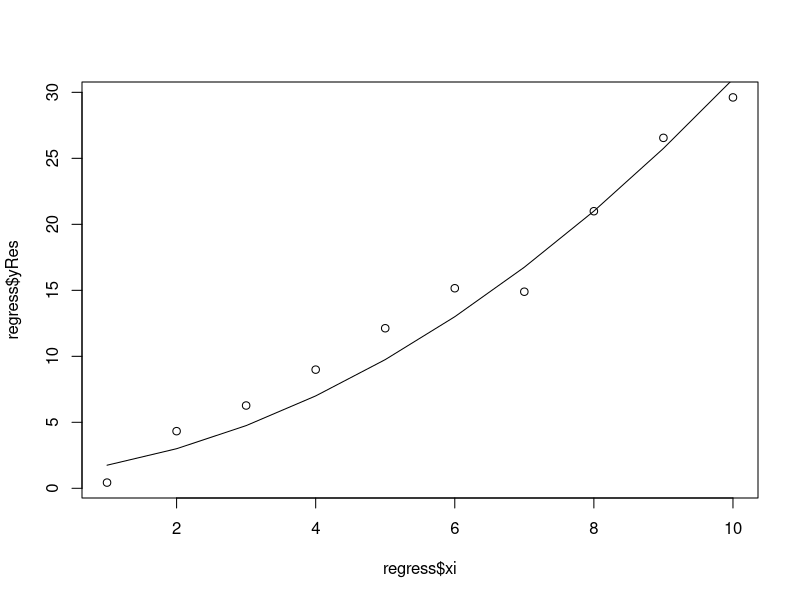
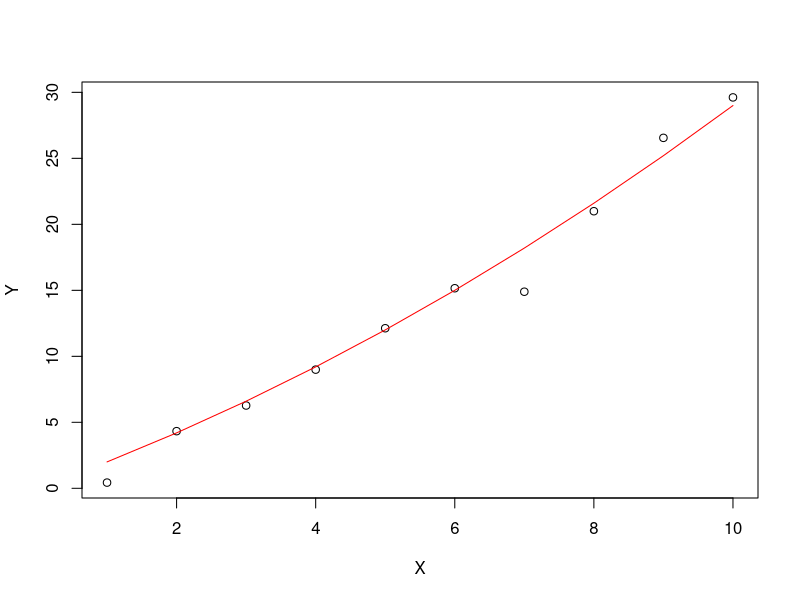

Source code (R) for these figures, in order:
## ---- chunk 1
knitr::opts_chunk$set(echo = TRUE)
library(tidyverse)
## ---- chunk 2
# create data

realA=11.2
realB=3.1
realC=1.89

modFunc<-function(x,A=1,B=1,C=1){
  yPrd = A + B*x + C*x^2
  return(yPrd)
} #function to run the model (excludes process error, no w)

dat<-data.frame(xVals=seq(1,50,by=2))%>%
  mutate(yObs=modFunc(xVals,A=realA,B=realB,C=realC)+runif(1,min = -5,max = 5)) # create "observed Y" by running the model with "real" values and adding in random values for w

# set ranges for A, B, C

Amin=5
Amax=15

Bmin=0
Bmax=5

Cmin=0
Cmax=3

# set step increment
stpA=0.25
stpB=0.5
stpC=0.1

## ---- chunk 3

Avec=seq(Amin,Amax,by=stpA)
Bvec=seq(Bmin,Bmax,by=stpB)
Cvec=seq(Cmin,Cmax,by=stpC)

# Avec=seq(1,5,by=1)
# Bvec=seq(1,10,by=2)
# Cvec=seq(1,2,by=0.1)

srchAry<-array(data=0, dim=c(length(Avec),
                              length(Bvec),
                              length(Cvec)))


for(k in 1:length(Cvec)){
  cIn<-Cvec[k]
  for(j in 1:length(Bvec)){
    bIn<-Bvec[j]
    for(i in 1:length(Avec)){
      aIn<-Avec[i]
      # print(c(aIn,bIn,cIn))
      # print(c(i,j,k))
        iDat<-dat %>%
          mutate(yPred=sapply(dat$xVals,function(x) modFunc(x,aIn,bIn,cIn)))%>%
          mutate(ssqi=(yPred-yObs)^2)#%>%
         
        srchAry[i,j,k]<-sum(iDat$ssqi)
    }
  }
}

minSSQ<-which(srchAry==min(srchAry),arr.ind = T)
Aest<-Avec[minSSQ[1]]
Best<-Bvec[minSSQ[2]]
Cest<-Cvec[minSSQ[3]]
print(c(Aest,Best,Cest))

ssq<-srchAry[minSSQ]
ssq
## ---- chunk 4
mod1<-lm(dat$yObs~poly(dat$xVals,degree=2,raw=T))

summary(mod1)
## ---- chunk 5
A=1#12
B=0.5#3
C=0.25#0.5

n=10#20

Wi=runif(n=n,min = -3,max = 3)

i=1

xi<-c(1:10)

## ---- chunk 6
regress<-data.frame(xi=xi,
                    uncert=Wi) %>%
  mutate(yEst=A+B*xi+C*xi^2) %>%
  mutate(yRes=A+B*xi+C*xi^2+Wi)

plot(regress$xi,regress$yRes)
lines(regress$xi,regress$yEst)

regress

## ---- chunk 7

Av=seq(0,2,by=0.2)
Bv=seq(0,2,by=0.1)
Cv=seq(0,2,by=0.1)

# Avec=seq(1,5,by=1)
# Bvec=seq(1,10,by=2)
# Cvec=seq(1,2,by=0.1)

srchAry2<-array(data=0, dim=c(length(Av),
                              length(Bv),
                              length(Cv)))


for(k in 1:length(Cv)){
  cIn2<-Cv[k]
  for(j in 1:length(Bv)){
    bIn2<-Bv[j]
    for(i in 1:length(Av)){
      aIn2<-Av[i]
      # print(c(aIn,bIn,cIn))
      # print(c(i,j,k))
        iDat2<-regress %>%
          mutate(yPred=sapply(regress$xi,function(x) modFunc(x,aIn2,bIn2,cIn2)))%>%
          mutate(ssqi=(yPred-yRes)^2)#%>%
         
        srchAry2[i,j,k]<-sum(iDat2$ssqi)
    }
  }
}

minSSQ<-which(srchAry2==min(srchAry2),arr.ind = T)
Aest2<-Av[minSSQ[1]]
Best2<-Bv[minSSQ[2]]
Cest2<-Cv[minSSQ[3]]
print(c(Aest2,Best2,Cest2))

ssq2<-srchAry2[minSSQ]
ssq2
## ---- chunk 8
regress2<-regress%>%
  mutate(yPred=Aest2 + Best2*xi + Cest2*xi^2)

plot(regress2$xi,regress2$yRes,xlab="X",ylab="Y")
lines(regress2$xi,regress2$yPred,col="red")

regress

